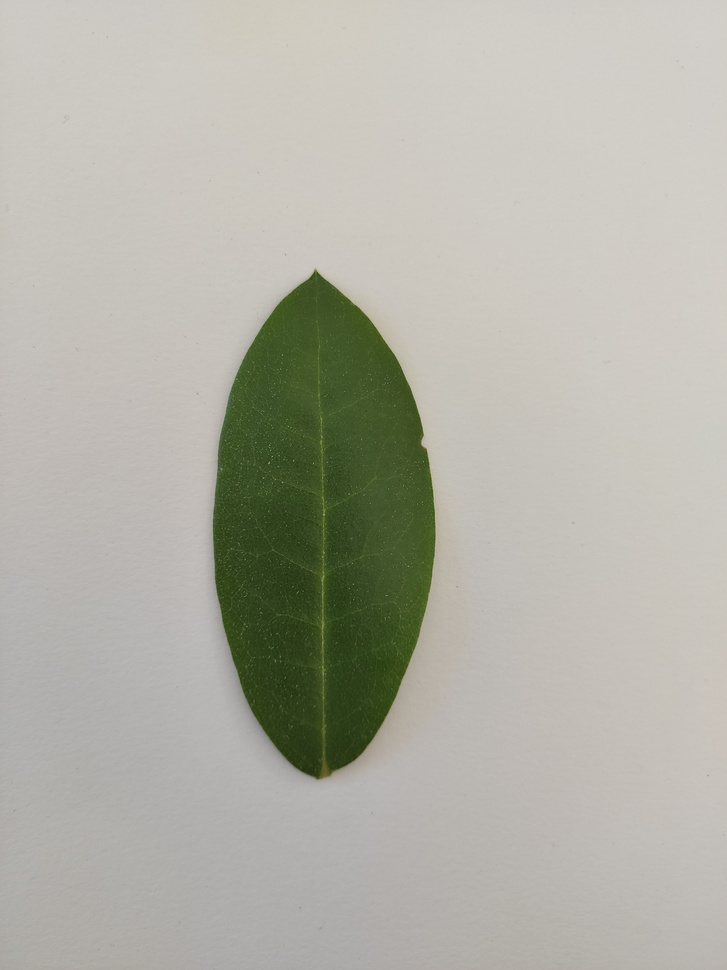
%> input picture cache/images/Pianta 3-01.jpg, 727 x 970 px, shrunk from 3000 x 4000 before the run
$ octave --eval "result = enhancement(imread('../../cache/images/Pianta 3-01.jpg'));"   (GNU Octave 9; MATLAB toolbox functions it lacks are replaced by stand-ins)
%> lines starting %> are read from the running program, lines starting %| are printed output that depends on the picture; in (x1, y1, x2, y2) boxes, pixels count from 0 and x2, y2 are one past the last pixel; in counts of white or black regions, pixels touching at a corner belong together; the program's own positions count from 1
function [imgEnhanced] = enhancement(imgRGB)
    % Convertiamo l'immagine in double per garantire precisione
    imgDouble = im2double(imgRGB);

    % Separazione dei canali R, G e B
    R = imgDouble(:,:,1);
    G = imgDouble(:,:,2);
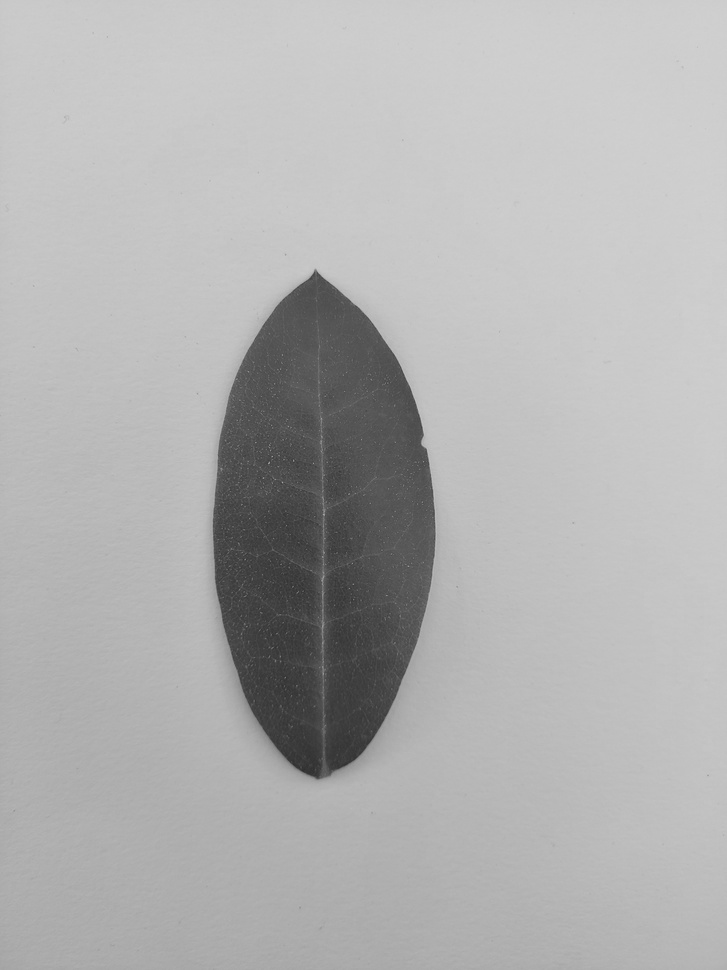
%> G: size 970x727 double; min 0.176, max 0.82, mean 0.696
    B = imgDouble(:,:,3);
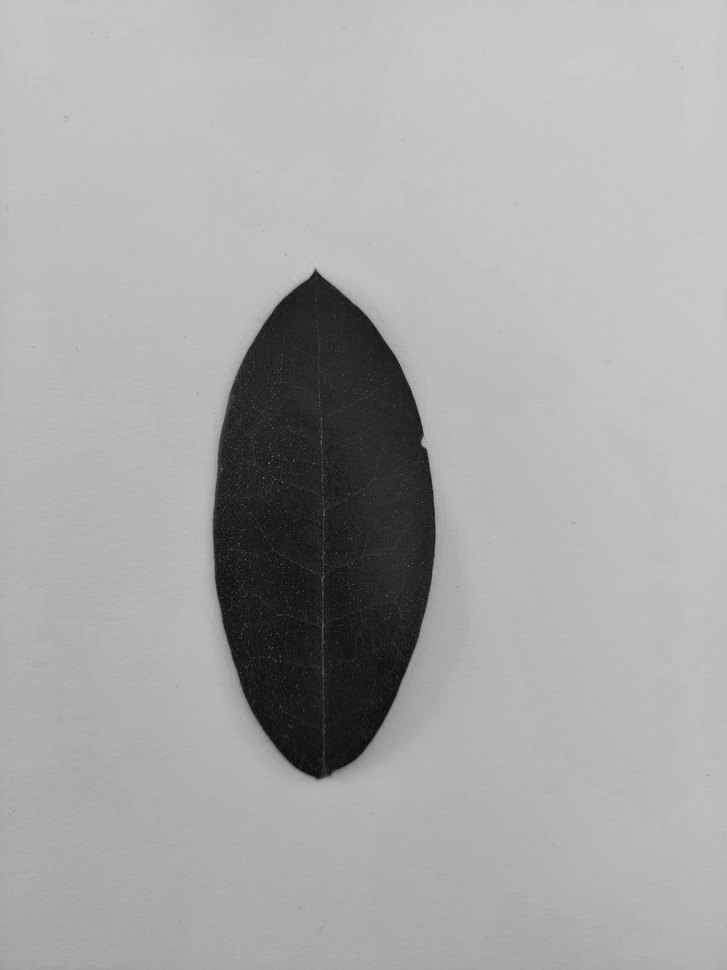
%> B: size 970x727 double; min 0.0392, max 0.8, mean 0.655

    % Applicazione del filtro mediano a ciascun canale
    R_filt = medfilt2(R, [7, 7]);
    G_filt = medfilt2(G, [7, 7]);
    B_filt = medfilt2(B, [7, 7]);

    % Calcolo dell'indice Excess Green (ExG)
    ExG = 2 * G_filt - R_filt - B_filt;

    % Calcolo dell'indice Excess Red (ExR)
    ExR = 1.4 * R_filt - G_filt;
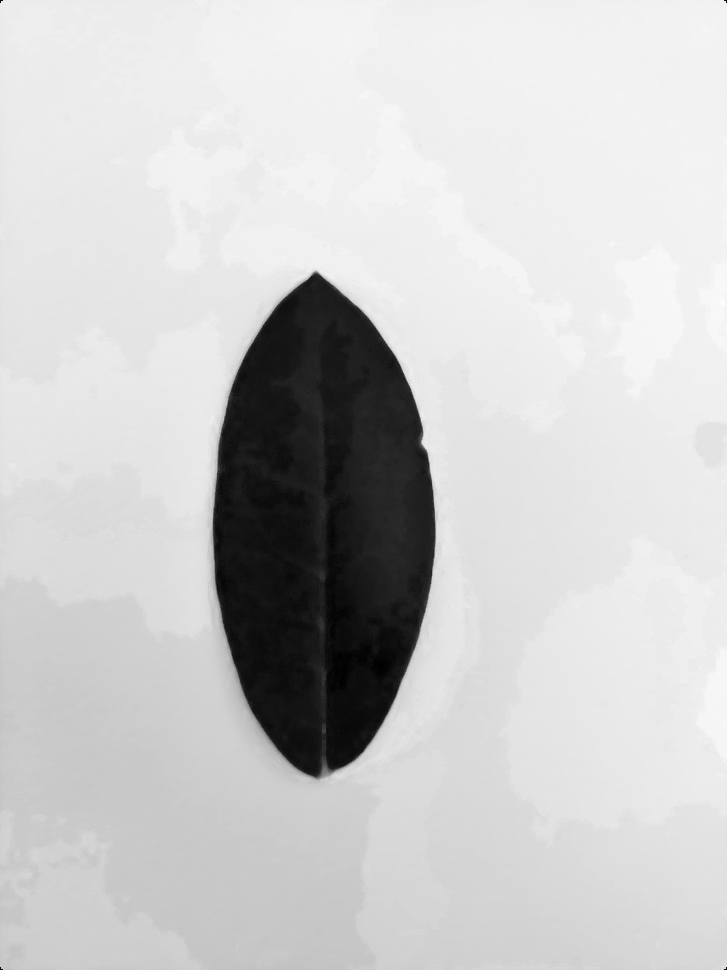
%> ExR: size 970x727 double; min -0.0188, max 0.358, mean 0.282; drawn with min black and max white

    % Calcolo dell'indice ExGR
    % (la differenza tra ExG e ExR evidenzia le aree vegetali)
    ExGR = ExG - ExR;  % equivalente a: 3*G_filt - 2.4*R_filt - B_filt
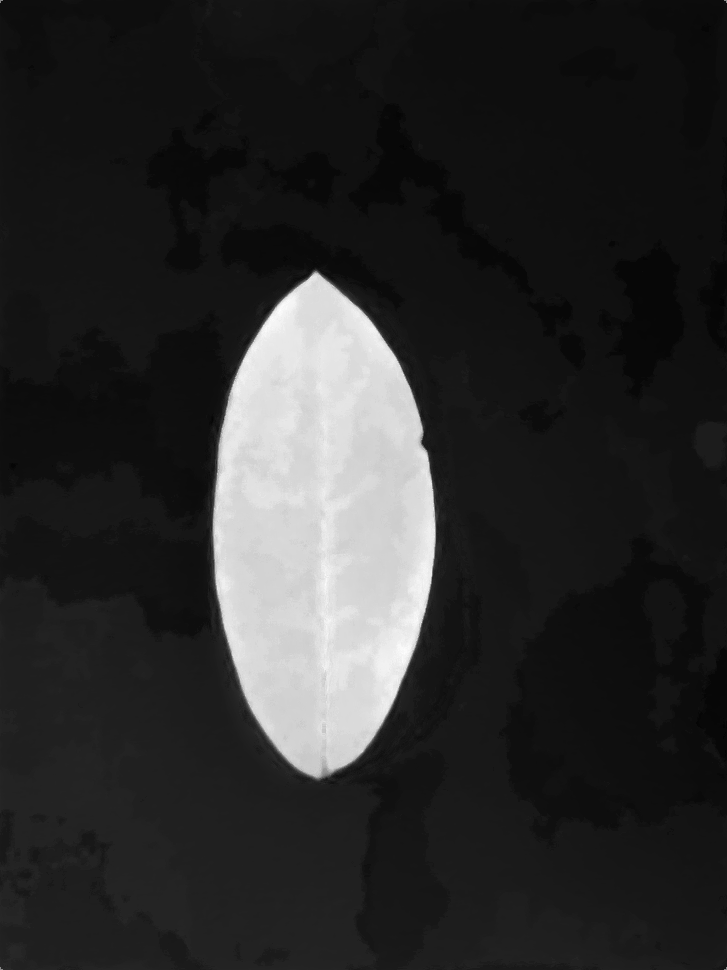
%> ExGR: size 970x727 double; min -0.362, max 0.319, mean -0.244; drawn with min black and max white

    % Normalizzazione di ExGR in [0,1]
    ExGR_norm = (ExGR - min(ExGR(:))) / (max(ExGR(:)) - min(ExGR(:)));

    % Creazione di una maschera binaria che evidenzia le foglie.
    % Si usa imbinarize che, di default, utilizza il metodo di Otsu.
    mask = imbinarize(ExGR_norm);
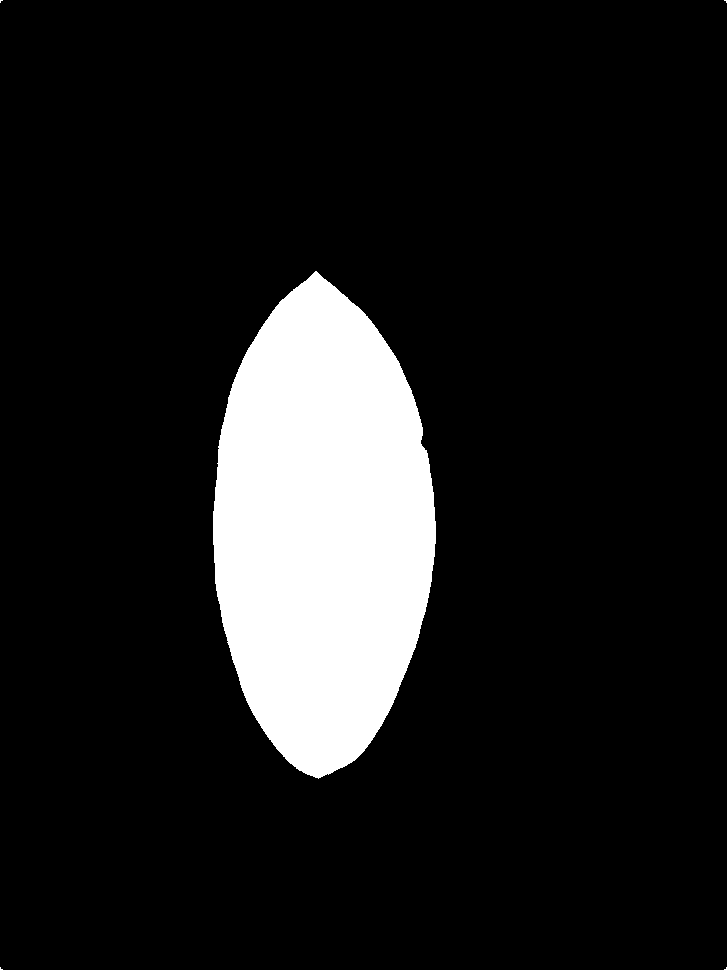
%> mask: size 970x727 logical; 11.8% white; 5 white regions (4 under 20 px), largest, box (x1, y1, x2, y2) and area: (213, 271, 436, 779) 83178

    % Applicazione della maschera all'immagine RGB:
    % le regioni non appartenenti alle foglie vengono ridotte (qui impostate a zero).
    imgEnhanced = imgRGB;
%> imgEnhanced is the input picture: size 970x727x3 uint8; mean R, G, B 178, 177.4, 167.1
    imgEnhanced(repmat(~mask, [1, 1, 3])) = 0;
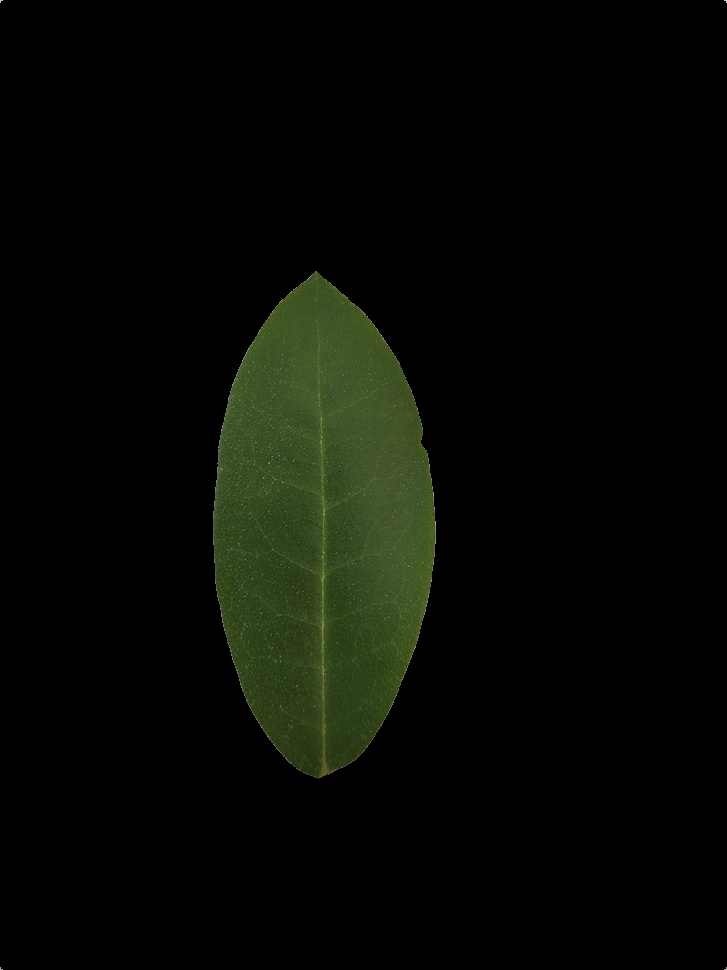
%> imgEnhanced: size 970x727x3 uint8; mean R, G, B 7, 9.2, 4.1

    % In alternativa, se si desidera un effetto "soft" che preservi gradazioni,
    % si può moltiplicare l'immagine RGB per la maschera normalizzata:
    % imgEnhanced = imgRGB .* repmat(ExGR_norm, [1, 1, 3]);
end
